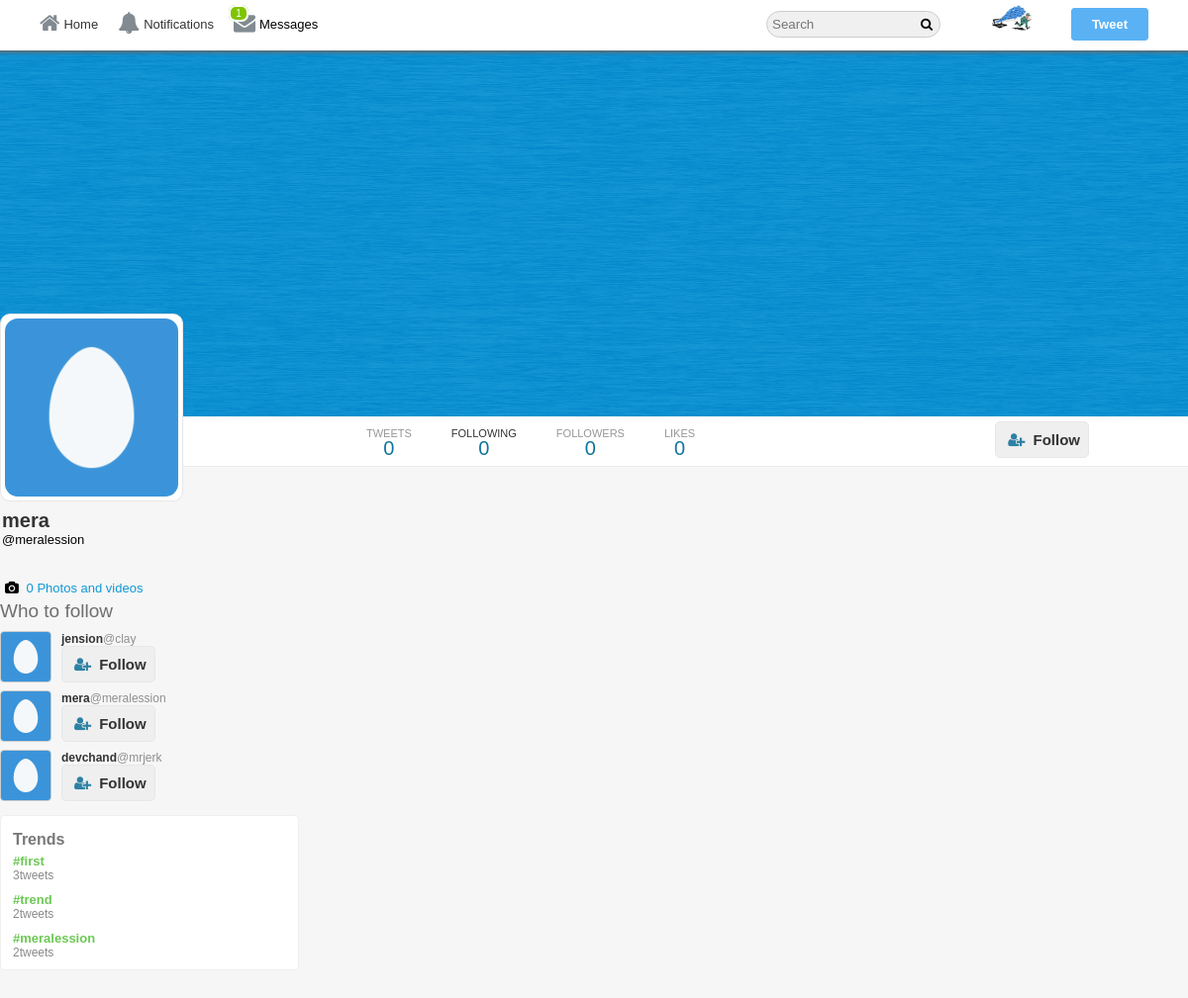
/meralession/following (signed in), run on the app's committed database.
### tables this page shows
CREATE TABLE `users` (
  `user_id` int(11) NOT NULL,
  `username` varchar(40) NOT NULL,
  `email` varchar(255) NOT NULL,
  `password` varchar(64) NOT NULL,
  `screenName` varchar(40) NOT NULL,
  `profileImage` varchar(255) NOT NULL,
  `profileCover` varchar(255) NOT NULL,
  `following` int(11) NOT NULL,
  `followers` int(11) NOT NULL,
  `bio` varchar(140) NOT NULL,
  `country` varchar(255) NOT NULL,
  `website` varchar(255) NOT NULL
);

CREATE TABLE `trends` (
  `trendID` int(11) NOT NULL,
  `hashtag` varchar(140) NOT NULL,
  `createdOn` datetime NOT NULL
);

### core/init.php (called while the page is built, shortened)
<?php
    include 'database/connection.php';
    include 'classes/user.php';
    include 'classes/tweet.php';
    include 'classes/follow.php';
    include 'classes/message.php';
    global $pdo;
    $getFromU = new User($pdo);
    $getFromF = new Follow($pdo);
    $getFromM = new Message($pdo);
 ?>

### core/classes/user.php (called while the page is built, shortened)
<?php
    class User {
        protected $pdo;
        function __construct($pdo) {
            $this->pdo = $pdo;
        }
        public function checkInput($var) {
            $var = htmlspecialchars($var);
            $var = trim($var);
            $var = stripcslashes($var);
            return $var;
        }
        public function userData($user_id) {
            $stmt = $this->pdo->prepare("SELECT * FROM `users` WHERE `user_id` = :user_id");
            $stmt->bindParam(":user_id", $user_id);
            $stmt->execute();
            return $stmt->fetch(PDO::FETCH_OBJ);
        }
        public function loggedIn() {
            return(isset($_SESSION['user_id'])) ? true : false;
        }
        public function userIdByUsername($username) {
            $stmt = $this->pdo->prepare("SELECT `user_id` FROM `users` WHERE `username` = :username");
            $stmt->bindParam(":username", $username, PDO::PARAM_STR);
            $stmt->execute();
            $user = $stmt->fetch(PDO::FETCH_OBJ);
            return $user->user_id;
        }
    }
?>

### core/classes/message.php (called while the page is built, shortened)
<?php
    class Message extends User {
        function __construct($pdo) {
            $this->pdo = $pdo;
        }
        public function getNotificationCount($user_id) {
            $stmt = $this->pdo->prepare("SELECT COUNT(`messageID`) AS `totalM`, (SELECT COUNT(`ID`) FROM `notification` WHERE `notificationFor` = :user_id AND `status` = '0') AS `totalN` FROM `messages` WHERE `messageTo` = :user_id AND `status` = '0'");
            $stmt->bindParam(":user_id", $user_id, PDO::PARAM_INT);
            $stmt->execute();
            return $stmt->fetch(PDO::FETCH_OBJ);
        }
    }
?>

### following.php (the view, shortened to what this page needs)
<?php
    if(isset($_GET['username']) === true && empty($_GET['username']) === false) {
        include 'core/init.php';
        $username = $getFromU->checkInput($_GET['username']);
        $profileId = $getFromU->userIdByUsername($username);
        $profileData = $getFromU->userData($profileId);
        $user_id     = $_SESSION['user_id'];
		$user = $getFromU->userData($user_id);
		$notify  = $getFromM->getNotificationCount($user_id);
    } else {
		header('Location:'.BASE_URL.'index.php');
	}
?><!doctype html>
<html>
	<head>
 		<link rel="stylesheet" href="<?php echo BASE_URL; ?>assets/css/style-complete.css"/>
   		<link rel="stylesheet" href="https://cdnjs.cloudflare.com/ajax/libs/font-awesome/4.6.3/css/font-awesome.css"/>
    </head>
<body>
<div class="wrapper">
<div class="header-wrapper">
	<div class="nav-container">
    	<div class="nav">
		<div class="nav-left">
			<ul>
				<li><a href="<?php echo BASE_URL; ?>home.php"><i class="fa fa-home" aria-hidden="true"></i>Home</a></li>
				<?php if($getFromU->loggedIn() === true) { ?>
				<li><a href="<?php echo BASE_URL;?>i/notifications"><i class="fa fa-bell" aria-hidden="true"></i>Notifications</a></li>
				<li id="messagePopup"><i class="fa fa-envelope" aria-hidden="true"></i>Messages<span id="messages"><?php if($notify->totalM > 0){ echo '<span class="span-i">'.$notify->totalM.'</span>';} ?></span></li>
				<?php } ?>
			</ul>
		</div>
		<div class="nav-right">
			<ul>
				<li><input type="text" placeholder="Search" class="search"/><i class="fa fa-search" aria-hidden="true"></i>
				</li>
				<?php if($getFromU->loggedIn() === true) { ?>
				<li class="hover"><label class="drop-label" for="drop-wrap1"><img src="<?php echo BASE_URL.$user->profileImage; ?>"/></label>
				</li>
				<li><label for="pop-up-tweet" class="addTweetBtn">Tweet</label></li>
				<?php  } else {
					echo '<li><a href="'.BASE_URL.'index.php">Have an account? Log in !</a></li>';
				} ?>
			</ul>
		</div>
	</div>
	</div>
</div>
<div class="profile-cover-wrap">
<div class="profile-cover-inner">
	<div class="profile-cover-img">
		<img src="<?php echo BASE_URL.$profileData->profileCover; ?>"/>
	</div>
</div>
<div class="profile-nav">
 <div class="profile-navigation">
	<ul>
		<li>
		<div class="n-head">
			TWEETS
		</div>
		<div class="n-bottom">
		  <?php $getFromT->countTweets($profileId); ?>
		</div>
		</li>
		<li>
			<a href="PROFILE-LINK/following">
				<div class="n-head">
					<a href="<?php echo BASE_URL.$profileData->username; ?>/following">FOLLOWING</a>
				</div>
				<div class="n-bottom">
					<span class="count-following"><?php echo $profileData->following; ?></span>
				</div>
			</a>
		</li>
		<li>
		 <a href="<?php echo BASE_URL.$profileData->username; ?>/followers">
				<div class="n-head">
					FOLLOWERS
				</div>
				<div class="n-bottom">
					<span class="count-followers"><?php echo $profileData->followers; ?></span>
				</div>
			</a>
		</li>
		<li>
			<a href="#">
				<div class="n-head">
					LIKES
				</div>
				<div class="n-bottom">
					<?php $getFromT->countLikes($profileId); ?>
				</div>
			</a>
		</li>
	</ul>
	<div class="edit-button">
		<span>
			<?php echo $getFromF->followBtn($profileId, $user_id, $profileData->user_id); ?>
		</span>
	</div>
    </div>
</div>
</div>
<div class="in-wrapper">
 <div class="in-full-wrap">
   <div class="in-left">
     <div class="in-left-wrap">
	<div class="profile-info-wrap">
	 <div class="profile-info-inner">
		<div class="profile-img">
			<img src="<?php echo BASE_URL.$profileData->profileImage; ?>"/>
		</div>
		<div class="profile-name-wrap">
			<div class="profile-name">
				<a href="<?php echo BASE_URL.$profileData->screenName; ?>"><?php echo $profileData->screenName; ?></a>
			</div>
			<div class="profile-tname">
				@<span class="username"><?php echo $profileData->username; ?></span>
			</div>
		</div>
<div class="profile-extra-info">
</div>
<div class="profile-extra-footer">
	<div class="profile-extra-footer-head">
		<div class="profile-extra-info">
			<ul>
				<li>
					<div class="profile-ex-location-i">
						<i class="fa fa-camera" aria-hidden="true"></i>
					</div>
					<div class="profile-ex-location">
						<a href="#">0 Photos and videos </a>
					</div>
				</li>
			</ul>
		</div>
	</div>
	<?php $getFromF->whoToFollow($user_id, $user_id); ?>
	<?php $getFromT->trends(); ?>
</div>
	 </div>
	</div>
		</div>
	</div>
	</div>
</div>
</div>
</body>
</html>

### core/classes/tweet.php (shortened to what this page needs)
<?php
    class Tweet extends User {
        function __construct($pdo) {
            $this->pdo = $pdo;
        }
        public function countTweets($user_id) {
            $stmt = $this->pdo->prepare("SELECT COUNT('tweet_id') AS `totalTweets` FROM `tweets` WHERE `tweetBy` = :user_id AND `retweetID` = '0' OR `retweetBy` = :user_id");
            $stmt->bindParam(":user_id", $user_id, PDO::PARAM_INT);
            $stmt->execute();
            $count = $stmt->fetch(PDO::FETCH_OBJ);
            echo $count->totalTweets;
        }
        public function countLikes($user_id) {
            $stmt = $this->pdo->prepare("SELECT COUNT(`likeID`) AS `totalLikes` FROM `likes` WHERE `likeBy` = :user_id");
            $stmt->bindParam(":user_id", $user_id, PDO::PARAM_INT);
            $stmt->execute();
            $count = $stmt->fetch(PDO::FETCH_OBJ);
            echo $count->totalLikes;
        }
        public function trends() {
            $stmt = $this->pdo->prepare("SELECT *, COUNT(`tweetID`) AS `tweetsCount` FROM `trends` INNER JOIN `tweets` ON `status` LIKE CONCAT('%#',`hashtag`,'%') OR `retweetMsg` LIKE CONCAT('%#',`hashtag`,'%') GROUP BY `hashtag` ORDER BY `tweetID`");
            $stmt->execute();
            $trends = $stmt->fetchAll(PDO::FETCH_OBJ);
            echo '<div class="trend-wrapper"><div class="trend-inner"><div class="trend-title"><h3>Trends</h3></div>';
            foreach($trends as $trend) {
                echo '<div class="trend-body">
                        <div class="trend-body-content">
                            <div class="trend-link">
                                <a href="'.BASE_URL.'hashtag/'.$trend->hashtag.'">#'.$trend->hashtag.'</a>
                            </div>
                            <div class="trend-tweets">
                                '.$trend->tweetsCount.'<span>tweets</span>
                            </div>
                        </div>
                    </div>';
            }
            echo '</div></div>';
        }
    }
?>

### core/classes/follow.php (shortened to what this page needs)
<?php
    class Follow extends User{
        function __construct($pdo) {
            $this->pdo = $pdo;
        }
        public function checkFollow($followerID, $user_id) {
            $stmt = $this->pdo->prepare("SELECT * FROM `follow` WHERE `sender` = :user_id AND `receiver` = :followerID");
            $stmt->bindParam(":user_id", $user_id, PDO::PARAM_INT);
            $stmt->bindParam(":followerID", $followerID, PDO::PARAM_INT);
            $stmt->execute();
            return $stmt->fetch(PDO::FETCH_ASSOC);
        }
        public function followBtn($profileID, $user_id, $followID) {
            $data = $this->checkFollow($profileID, $user_id);
            if($this->loggedIn() === true) {
                if($profileID != $user_id) {
                    if($data['receiver'] == $profileID) {
                        return "<button class='f-btn following-btn follow-btn' data-follow='".$profileID."' data-profile='".$followID."'>Following</button>";
                    } else{
                        return "<button class='f-btn  follow-btn' data-follow='".$profileID."' data-profile='".$followID."'><i class='fa fa-user-plus'></i>Follow</button>";
                    }
                }else {
                    return "<button class='f-btn' onclick=location.href='".BASE_URL."profileEdit.php'>Edit Profile</button>";
                }
            } else {
                return "<button class='f-btn' onclick=location.href='index.php'><i class='fa fa-user-plus'></i>Follow</button>";
            }
        }
        public function whoToFollow($user_id, $profileID) {
            $stmt = $this->pdo->prepare("SELECT * FROM `users` WHERE `user_id` != :user_id AND `user_id` NOT IN (SELECT `receiver` FROM `follow` WHERE `sender` = :user_id) ORDER BY rand() LIMIT 3");
            $stmt->bindParam(":user_id", $user_id, PDO::PARAM_INT);
            $stmt->execute();
            $data = $stmt->fetchAll(PDO::FETCH_OBJ);
            echo '<div class="folloclassw-wrap"><div ="follow-inner"><div class="follow-title"><h3>Who to follow</h3></div>';
                foreach($data as $user) {
                    echo '<div class="follow-body">
                            <div class="follow-img">
                            <img src="'.BASE_URL.$user->profileImage.'"/>
                            </div>
                            <div class="follow-content">
                                <div class="fo-co-head">
                                    <a href="'.BASE_URL.$user->username.'">'.$user->screenName.'</a><span>@'.$user->username.'</span>
                                </div>
                                '.$this->followBtn($user->user_id, $user_id, $profileID).'
                            </div>
                         </div>';
                }
            echo '</div></div>';
        }
    }
?>

### data on the page
users: profileImage (picture)
users: profileCover (placeholder picture), following "0", followers "0", profileImage (placeholder picture), screenName "mera", username "meralession"
users: profileImage (placeholder picture), screenName "jension", username "clay"
users: profileImage (placeholder picture), screenName "devchand", username "mrjerk"
trends: hashtag "first", tweetsCount "3"
trends: hashtag "trend", tweetsCount "2"
trends: hashtag "meralession", tweetsCount "2"

### other printed values
$notify->totalM "1"
$count->totalTweets "0"
$count->totalLikes "0"
